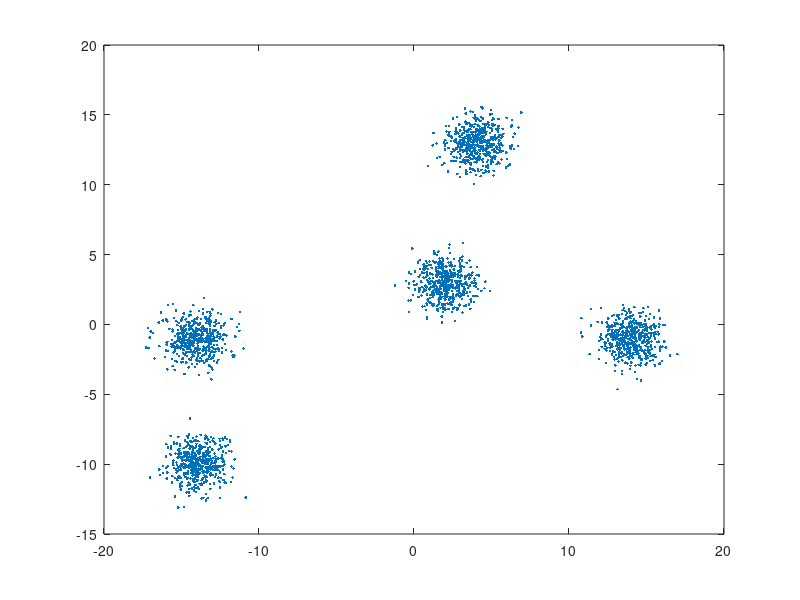

MATLAB code for this plot: (Note: this script raises an error after producing the figure.)
%data = blobs'; 
%clear; 
numofpoints = 500; 
mu = [2, 3];
sigma = eye(2);
set1 = mvnrnd(mu,sigma, numofpoints);
mu = [4, 13];
set2 = mvnrnd(mu,sigma, numofpoints);
mu = [14, -1];
set3 = mvnrnd(mu,sigma, numofpoints);
mu = [-14, -1];
set4 = mvnrnd(mu,sigma, numofpoints);
mu = [-14, -10];
set5 = mvnrnd(mu,sigma, numofpoints);

data = [set1; set5; set2; set3; set4];%; ; ];

figure(1) 
plot(data(:,1), data(:,2), '.')

data = sizevec; 
K = 15; %totalNumOfClusters
y = 1; 
D = zeros(K, 1); 
D(1) = inf; 

for n=2:K
    [idx, C] = kmeans(data, n); 
    
    % Sort the data 
    
   
    for m=1:n % For each cluster 
        
        clusterpoints = data(idx == m, :); 
        distance_vec(m) = mean(pdist2(clusterpoints, C(m, :))); 
        %distance_vec(m) = mahal(C(m, :), data(idx==m, :))
        %distance_vec(m) = (mahal(C(m, :), data))^2;  
    end 
    D(n) = mean(distance_vec);  
end 
figure(2) 
plot(D(2:end))
% Calculate jumps 
for n=2:K
    j(n) = (D(n)^(-y) - D(n - 1)^(-y));
end 

plot(j)

[~, ind] = max(j)
